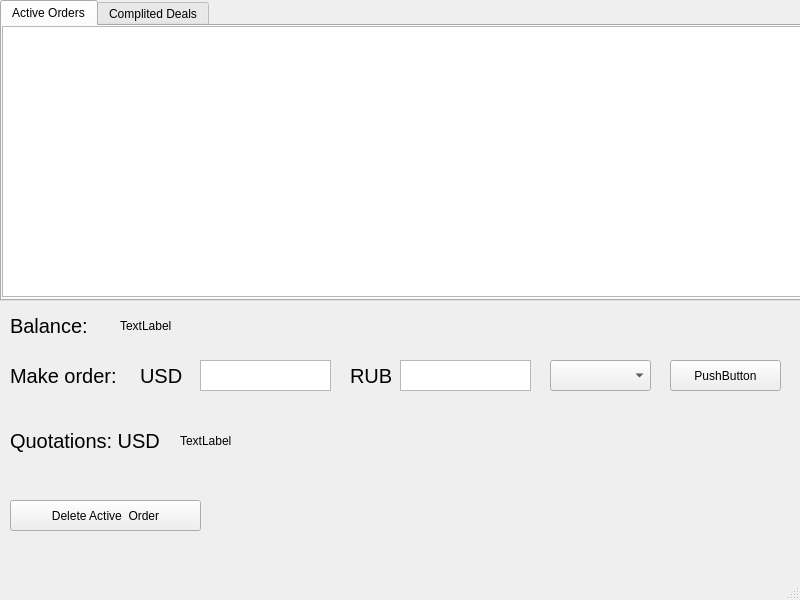
<?xml version="1.0" encoding="UTF-8"?>
<ui version="4.0">
 <class>MainWindow</class>
 <widget class="QMainWindow" name="MainWindow">
  <property name="geometry">
   <rect>
    <x>0</x>
    <y>0</y>
    <width>800</width>
    <height>600</height>
   </rect>
  </property>
  <property name="windowTitle">
   <string>MainWindow</string>
  </property>
  <widget class="QWidget" name="centralwidget">
   <widget class="QLabel" name="BalanceLabel">
    <property name="geometry">
     <rect>
      <x>10</x>
      <y>300</y>
      <width>91</width>
      <height>51</height>
     </rect>
    </property>
    <property name="font">
     <font>
      <pointsize>15</pointsize>
     </font>
    </property>
    <property name="text">
     <string>Balance:</string>
    </property>
   </widget>
   <widget class="QTabWidget" name="UserInfo">
    <property name="geometry">
     <rect>
      <x>0</x>
      <y>0</y>
      <width>871</width>
      <height>301</height>
     </rect>
    </property>
    <property name="currentIndex">
     <number>0</number>
    </property>
    <widget class="QWidget" name="Orders">
     <attribute name="title">
      <string>Active Orders</string>
     </attribute>
     <widget class="QListWidget" name="listWidget">
      <property name="geometry">
       <rect>
        <x>0</x>
        <y>0</y>
        <width>801</width>
        <height>271</height>
       </rect>
      </property>
     </widget>
    </widget>
    <widget class="QWidget" name="Deals">
     <attribute name="title">
      <string>Complited Deals</string>
     </attribute>
     <widget class="QListWidget" name="listWidget_2">
      <property name="geometry">
       <rect>
        <x>0</x>
        <y>0</y>
        <width>801</width>
        <height>271</height>
       </rect>
      </property>
     </widget>
    </widget>
   </widget>
   <widget class="QPushButton" name="publish">
    <property name="geometry">
     <rect>
      <x>670</x>
      <y>360</y>
      <width>111</width>
      <height>31</height>
     </rect>
    </property>
    <property name="text">
     <string>PushButton</string>
    </property>
   </widget>
   <widget class="QPushButton" name="pushButton_2">
    <property name="geometry">
     <rect>
      <x>10</x>
      <y>500</y>
      <width>191</width>
      <height>31</height>
     </rect>
    </property>
    <property name="text">
     <string>Delete Active  Order</string>
    </property>
   </widget>
   <widget class="QComboBox" name="dir">
    <property name="geometry">
     <rect>
      <x>550</x>
      <y>360</y>
      <width>101</width>
      <height>31</height>
     </rect>
    </property>
   </widget>
   <widget class="QTextEdit" name="usd">
    <property name="geometry">
     <rect>
      <x>200</x>
      <y>360</y>
      <width>131</width>
      <height>31</height>
     </rect>
    </property>
   </widget>
   <widget class="QLabel" name="label">
    <property name="geometry">
     <rect>
      <x>140</x>
      <y>350</y>
      <width>51</width>
      <height>51</height>
     </rect>
    </property>
    <property name="font">
     <font>
      <pointsize>15</pointsize>
     </font>
    </property>
    <property name="text">
     <string>USD</string>
    </property>
   </widget>
   <widget class="QLabel" name="label_2">
    <property name="geometry">
     <rect>
      <x>10</x>
      <y>350</y>
      <width>131</width>
      <height>51</height>
     </rect>
    </property>
    <property name="font">
     <font>
      <pointsize>15</pointsize>
     </font>
    </property>
    <property name="text">
     <string>Make order:</string>
    </property>
   </widget>
   <widget class="QLabel" name="label_3">
    <property name="geometry">
     <rect>
      <x>350</x>
      <y>360</y>
      <width>51</width>
      <height>31</height>
     </rect>
    </property>
    <property name="font">
     <font>
      <pointsize>15</pointsize>
     </font>
    </property>
    <property name="text">
     <string>RUB</string>
    </property>
   </widget>
   <widget class="QTextEdit" name="rub">
    <property name="geometry">
     <rect>
      <x>400</x>
      <y>360</y>
      <width>131</width>
      <height>31</height>
     </rect>
    </property>
   </widget>
   <widget class="QLabel" name="label_4">
    <property name="geometry">
     <rect>
      <x>10</x>
      <y>420</y>
      <width>171</width>
      <height>41</height>
     </rect>
    </property>
    <property name="font">
     <font>
      <pointsize>15</pointsize>
     </font>
    </property>
    <property name="text">
     <string>Quotations: USD </string>
    </property>
   </widget>
   <widget class="QLabel" name="balance">
    <property name="geometry">
     <rect>
      <x>120</x>
      <y>310</y>
      <width>131</width>
      <height>31</height>
     </rect>
    </property>
    <property name="text">
     <string>TextLabel</string>
    </property>
   </widget>
   <widget class="QLabel" name="quotation">
    <property name="geometry">
     <rect>
      <x>180</x>
      <y>420</y>
      <width>131</width>
      <height>41</height>
     </rect>
    </property>
    <property name="text">
     <string>TextLabel</string>
    </property>
   </widget>
  </widget>
  <widget class="QMenuBar" name="menubar">
   <property name="geometry">
    <rect>
     <x>0</x>
     <y>0</y>
     <width>800</width>
     <height>20</height>
    </rect>
   </property>
  </widget>
  <widget class="QStatusBar" name="statusbar"/>
 </widget>
 <resources/>
 <connections/>
</ui>
